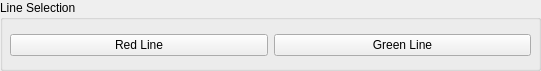
     <widget class="QGroupBox" name="lineselectionsGroupTB">
      <property name="geometry">
       <rect>
        <x>10</x>
        <y>20</y>
        <width>541</width>
        <height>71</height>
       </rect>
      </property>
      <property name="title">
       <string>Line Selection</string>
      </property>
      <widget class="QWidget" name="horizontalLayoutWidget_3">
       <property name="geometry">
        <rect>
         <x>10</x>
         <y>30</y>
         <width>521</width>
         <height>31</height>
        </rect>
       </property>
       <layout class="QHBoxLayout" name="lineselectionsBlockTB">
        <item>
         <widget class="QPushButton" name="buttonRedTB">
          <property name="enabled">
           <bool>true</bool>
          </property>
          <property name="text">
           <string>Red Line</string>
          </property>
          <property name="checkable">
           <bool>true</bool>
          </property>
          <property name="autoExclusive">
           <bool>true</bool>
          </property>
         </widget>
        </item>
        <item>
         <widget class="QPushButton" name="buttonGreenTB">
          <property name="enabled">
           <bool>true</bool>
          </property>
          <property name="text">
           <string>Green Line</string>
          </property>
          <property name="checkable">
           <bool>true</bool>
          </property>
          <property name="autoExclusive">
           <bool>true</bool>
          </property>
         </widget>
        </item>
       </layout>
      </widget>
     </widget>
